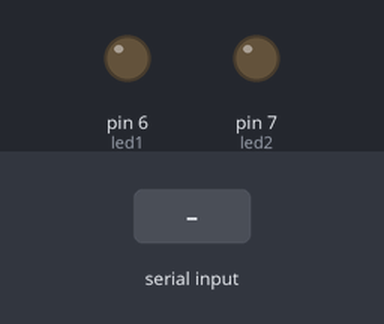
Recording of a sketch running on a simulated Arduino Uno, built with avr-gcc and run on an emulated ATmega328P. On the bench: output pins drawn as LEDs (lit = HIGH). The inputs (shaded band) are chosen by the test bench.

Above: at 1.2 s.
1.3 s: "A" received over the second serial link
At 1.9 s:
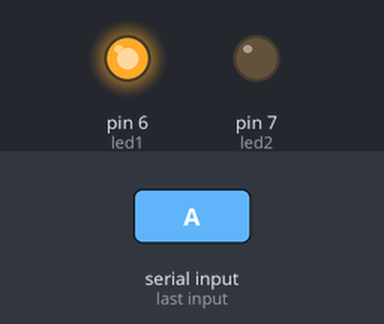
2.8 s: "a" received over the second serial link
At 3.1 s:
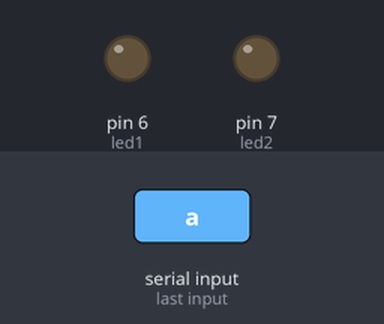
Timing chart, 0 to 5.8 s (numbered marks = the images above; inputs shaded):
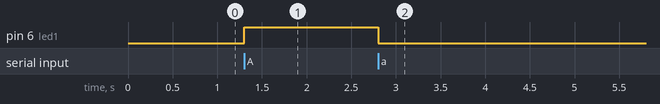

Measured:
- after the input at 1.3 s, pin 6 (led1): LOW → HIGH at once
- after the input at 2.8 s, pin 6 (led1): HIGH → LOW at once

The sketch:

Aula_57.ino
```cpp
#include <SoftwareSerial.h>

#define led1 6
#define led2 7

SoftwareSerial bt_serial(11,12);//RX e TX

void setup() {
  bt_serial.begin(9600);
  pinMode(led1,OUTPUT);
  pinMode(led2,OUTPUT);
}

void loop() {
  char c=bt_serial.read();
  if(c=='A'){digitalWrite(led1,HIGH);}
  if(c=='a'){digitalWrite(led1,LOW);}
}
```
